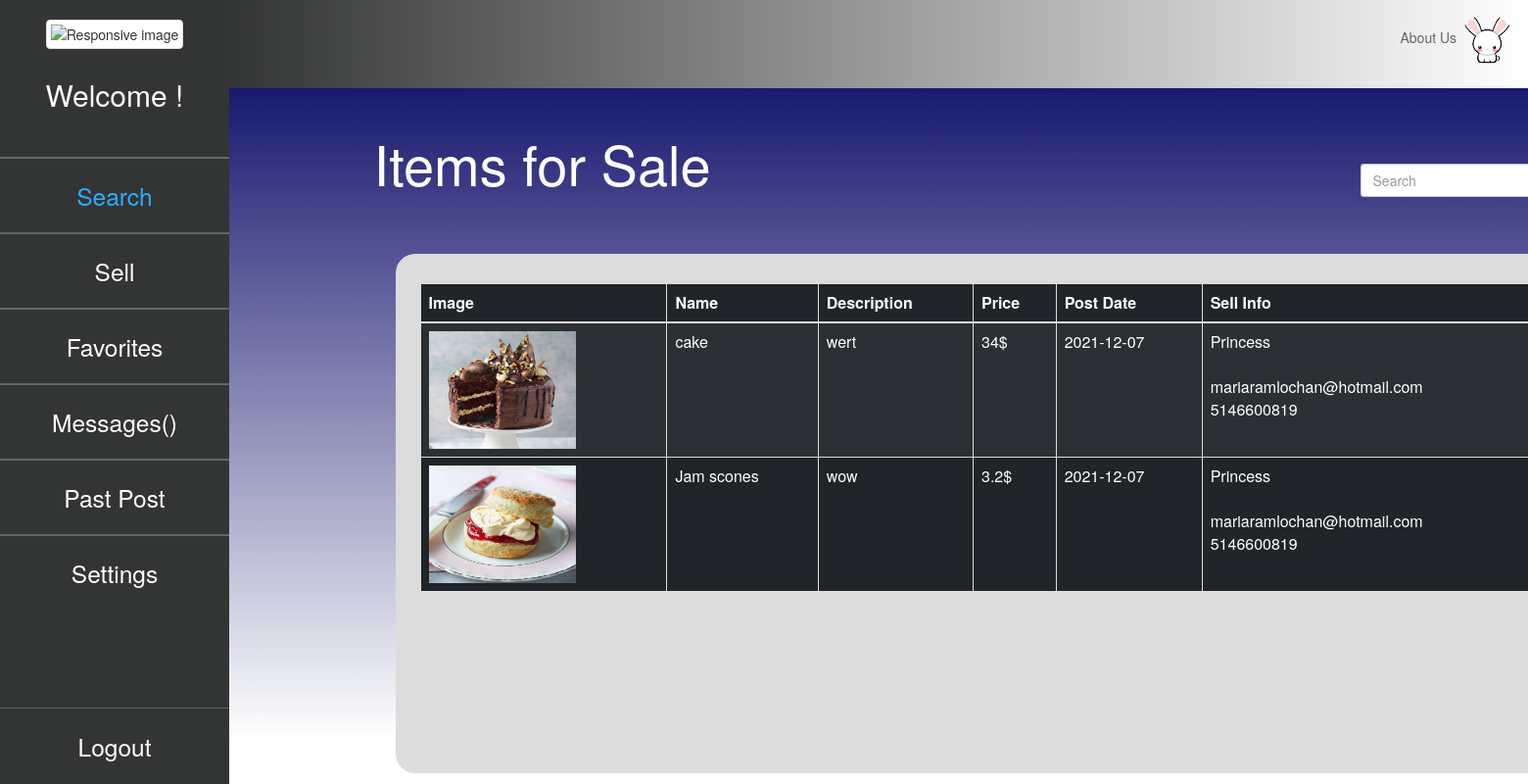
Screenshot of /Profile/index with the database file from the repository.
### tables this page shows
CREATE TABLE `item` (
  `item_id` int(11) NOT NULL,
  `profile_id` int(11) NOT NULL,
  `item_name` varchar(50) NOT NULL,
  `item_pic` varchar(50) NOT NULL,
  `item_desc` text NOT NULL,
  `item_price` double NOT NULL,
  `posted_date` date NOT NULL DEFAULT current_timestamp(),
  `visits` int(11) NOT NULL,
  `status` enum('available','unavailable') NOT NULL DEFAULT 'available'
);

CREATE TABLE `profile` (
  `profile_id` int(11) NOT NULL,
  `user_id` int(11) NOT NULL,
  `profile_name` varchar(50) NOT NULL,
  `email` varchar(100) NOT NULL,
  `phone_num` varchar(10) NOT NULL,
  `profile_pic` varchar(50) NOT NULL
);

### app/core/Controller.php (called while the page is built, shortened)
<?php
class Controller{
	public function view($name,$data=null){
		include 'app/views/' . $name . '.php';
	}
}

### app/controllers/Profile.php (called while the page is built, shortened)
<?php
class Profile extends \app\core\Controller{
	public function index(){
		$item = new \app\models\Item();
        $result = $item->getAll();
		$this->view('Profile/index', $result);
	}
}

### app/core/App.php (called while the page is built, shortened)
<?php
class App{
	private $method = 'index';
	public function __construct(){
		$url = $this->parseURL();
		if(isset($url[0])){
			unset($url[0]);
		}
		$this->controller = new $this->controller;
		if(isset($url[1])){
			if(method_exists($this->controller, $url[1])){
				$this->method = $url[1];
			}
			unset($url[1]);
		}
		$this->params = $url ? array_values($url) : [];
		call_user_func_array(array($this->controller, $this->method), $this->params);
	}
	public function parseURL(){
		if(isset($_GET['url'])){
			return explode('/', filter_var(rtrim($_GET['url'], '/'),FILTER_SANITIZE_URL));
		}
	}
}

### index.php (called while the page is built, shortened)
<?php
new \app\core\App();

### app/models/Item.php (called while the page is built, shortened)
<?php
class Item extends \app\core\Model{
	public function getAll(){
        $SQL = "SELECT * FROM item WHERE `status` = 'available' ";
        $STMT = self::$_connection->prepare($SQL);
        $STMT->execute();
        $STMT->setFetchMode(\PDO::FETCH_CLASS,'app\\models\\Item');
        return $STMT->fetchAll();
    }
}

### app/core/Model.php (called while the page is built, shortened)
<?php
class Model{
	public function __construct(){
		$username = 'root';
		$password = '';
		$host = 'localhost';
		$DBname = 'teamproject';
	}
}

### app/models/Profile.php (called while the page is built, shortened)
<?php
class Profile extends \app\core\Model{
    public function getSpecificUser($profile_id){
        $SQL = 'SELECT * FROM profile WHERE profile_id = :profile_id';
        $STMT = self::$_connection->prepare($SQL);
        $STMT->execute(['profile_id'=>$profile_id]);
        $STMT->setFetchMode(\PDO::FETCH_CLASS,'app\\models\\Profile');
        return $STMT->fetch();
    }
}

### app/views/Profile/index.php (the view, shortened to what this page needs)
<html>
<head>
    <link href="https://cdn.jsdelivr.net/npm/bootstrap@5.1.3/dist/css/bootstrap.min.css" rel="stylesheet"
>
    <link rel="stylesheet" href="/app/css/design.css">
    <link rel="stylesheet" href="https://maxcdn.bootstrapcdn.com/bootstrap/3.4.1/css/bootstrap.min.css">
</head>
<body id='container'>
<div class="sidenav">
    <center>
    <img src="<?=$_SESSION['profile_pic'] ?>" class='img-thumbnail img-fluid' alt="Responsive image" id='logo' alt="">
    <center>
    <h2 class="nav-title" style="color:white; margin-top: 30px">
        Welcome <?=$_SESSION['profile_name'] ?>!
    </h2>
    <div class="admin-navbar-items">
        <hr class="admin-hr">
        <a style="color: #2fadfc;" href="/Profile/index">Search</a>
        <hr class="admin-hr">
        <a href="/Item/index">Sell</a>
        <hr class="admin-hr">
        <a href="/Favorite/index">Favorites</a>
        <hr class="admin-hr">
        <a href="/Message/index">Messages(<?php echo $_SESSION['messages_count'] ?>)</a>
        <hr class="admin-hr">
        <a href="/Item/past">Past Post</a>
        <hr class="admin-hr">
    </div>
    </center>
    <div class="text-center setting-logout-position-admin">
        <a href="/Profile/settings">Settings</a>
        <center>
            <br><br><br><br><br><hr>
        </center>
        <a href="/Main/logout" class="logouthover">Logout</a>
    </div>
</div>
    <div class="p-4 topBar">
        <ul id="right-side">
            <a href="">About Us
                <img src="/images/bunny.gif" id="profilepic">
            </a>
        </ul>
    </div>
    <div class="blue-box">
        <div class="container" style="margin-left: 10%">
            <form action="/Item/search" method="POST">
                    <div style='display:inline-block; margin-top: 4%'><h1 style="display:inline;color:white; width: 50%; font-size: 400%">Items for Sale</h1></div>
                    <div style='display:inline-block; margin-left: 33%'><input type="search" class="form-control rounded" placeholder="Search" style="width: 150%; margin-left: 145%" />
                    </div>
            </form>
        </div>
    <div style='display:inline-block; height: 55%'>
        <div class="container insideColor" style="margin-left: 19%;
                margin-top: 5%; width: 400%; height: 145%">
            <section class="p-3" style="width: 100%;margin-top: 1.5%;">
                <div class="table-wrapper-scroll-y my-custom-scrollbarSell">
                    <table class="table table-bordered table-striped table-dark">
                        <thead>
                            <tr>
                              <th scope="col">Image</th>
                              <th scope="col">Name</th>
                              <th scope="col">Description</th>
                              <th scope="col">Price</th>
                              <th scope="col">Post Date</th>
                              <th scope="col">Sell Info</th>
                            </tr>
                        </thead>
                        <tbody>
                            <?php
                            foreach($data as $result) {
                            $profile = new \app\models\Profile();
                            $profile = $profile->getSpecificUser($result->profile_id);
                            echo " <tr>
                                        <td >
                                            <img src='$result->item_pic' style='width:150px; height: 120px;'>
                                        </td>
                                        <td >$result->item_name</td>
                                        <td style='word-wrap:break-word'>$result->item_desc</td>
                                        <td >$result->item_price$</td>
                                        <td >$result->posted_date</td>
                                        <td >
                                            $profile->profile_name<br><br>
                                            $profile->email<br>
                                            $profile->phone_num
                                        </td>
                                        <td>
                                            <center>
                                                <a href='/Favorite/insert/$result->item_id' class='btn btn-danger' style='width:50%; font-size: 120%''>❤️</a>
                                            </center>
                                        </td>
                                    </tr>";
                                }
                            ?>
                        </tbody>
                    </table>
                 </div>
            </section>
        </div>
    </div>
</div>
</body>
</html>

### app/css/design.css (style rules this page uses)
#container { width: 100%; height: 83%; }
.sidenav { height: 100%; width: 15%; position: fixed; z-index: 1; top: 0; left: 0; background-color: #333434; overflow-x: hidden; padding-top: 20px; }
.sidenav a { text-decoration: none; font-size: 175%; color: white; display: block; }
.admin-navbar-items { margin-top: 20%; }
.admin-hr { color: white; width: 340px; }
.blue-box { margin-left: 15%; width: 85%; height: 100%; background-image: linear-gradient(to top, rgba(25,25,112,0), rgba(25,25,112,1)); }
.container { position: center; border-radius: 20px; }
.topBar { background-image: linear-gradient(to left, rgba(51, 52, 52,0), rgba(51, 52, 52,1)); color: #666666; margin-left: 15%; width: 85%; display: inline-block; }
.topBar a { color: #666666; vertical-align: middle; }
#right-side { display: inline; float: right; text-align: right; }
#right-side a { vertical-align: middle; }
#profilepic { height:50px; width: auto; border-radius:50px; }
.insideColor { background-color: #DCDCDC; }
.my-custom-scrollbarSell { position: relative; height: 91%; overflow: auto; }
.table-wrapper-scroll-y { display: block; }

### rows the page displays
item: item_pic (picture), item_name "cake", item_desc "wert", item_price "34", posted_date "2021-12-07", profile.profile_name "Princess", profile.email "mariaramlochan@hotmail.com", profile.phone_num "5146600819"
item: item_pic (picture), item_name "Jam scones", item_desc "wow", item_price "3.2", posted_date "2021-12-07", profile.profile_name "Princess", profile.email "mariaramlochan@hotmail.com", profile.phone_num "5146600819"
